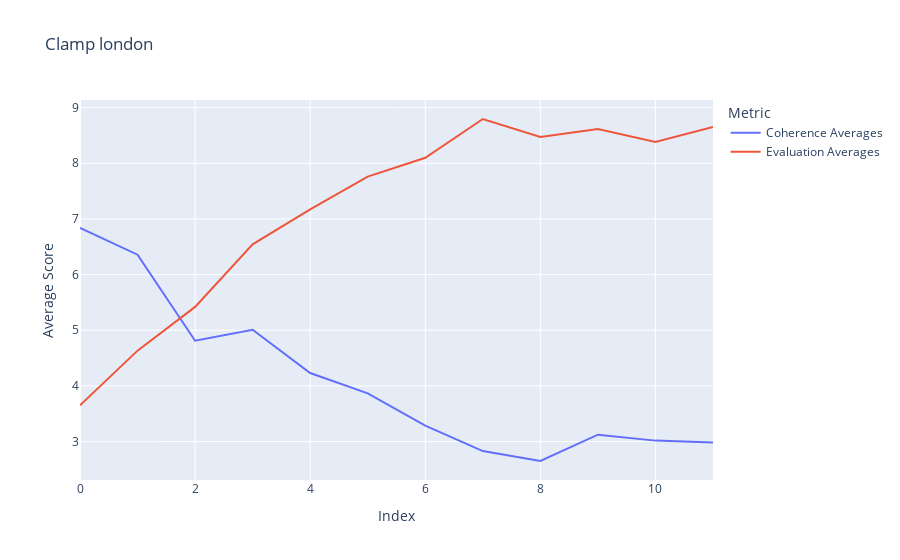

The notebook cell saved with this chart:
### Code cell
# Create a DataFrame from the data
df = pd.DataFrame({
    'index': range(len(c_coherence_averages)),
    'Coherence Averages': c_coherence_averages,
    'Evaluation Averages': c_eval_averages
})

# Melt the DataFrame to create a "long" format suitable for plotting
df_melted = df.melt(id_vars=['index'], var_name='Metric', value_name='Score')

# Create the line plot
fig = px.line(df_melted, x='index', y='Score', color='Metric',
              title=f'Clamp {steer_name}',
              labels={'index': 'Index', 'Score': 'Average Score'},
              line_shape='linear', render_mode='svg')

# Update layout for better readability
fig.update_layout(
    xaxis_title='Index',
    yaxis_title='Average Score',
    legend_title='Metric',
    font=dict(size=12)
)

# Show the plot
fig.show()

### Figure 1 — Plotly figure (JSON) as saved in the notebook; plotly's stock layout.template omitted (floating-point values rounded to 4 significant figures)
{"data": [{"hovertemplate": "Metric=Coherence Averages<br>Index=%{x}<br>Average Score=%{y}<extra></extra>", "legendgroup": "Coherence Averages", "line": {"color": "#636efa", "dash": "solid", "shape": "linear"}, "marker": {"symbol": "circle"}, "mode": "lines", "name": "Coherence Averages", "orientation": "v", "showlegend": true, "type": "scatter", "x": [0, 1, 2, 3, 4, 5, 6, 7, 8, 9, 10, 11], "xaxis": "x", "y": [6.839, 6.357, 4.812, 5.009, 4.232, 3.866, 3.286, 2.83, 2.652, 3.125, 3.018, 2.982], "yaxis": "y"}, {"hovertemplate": "Metric=Evaluation Averages<br>Index=%{x}<br>Average Score=%{y}<extra></extra>", "legendgroup": "Evaluation Averages", "line": {"color": "#EF553B", "dash": "solid", "shape": "linear"}, "marker": {"symbol": "circle"}, "mode": "lines", "name": "Evaluation Averages", "orientation": "v", "showlegend": true, "type": "scatter", "x": [0, 1, 2, 3, 4, 5, 6, 7, 8, 9, 10, 11], "xaxis": "x", "y": [3.652, 4.634, 5.42, 6.545, 7.17, 7.759, 8.098, 8.795, 8.473, 8.616, 8.384, 8.652], "yaxis": "y"}], "layout": {"font": {"size": 12}, "legend": {"title": {"text": "Metric"}, "tracegroupgap": 0}, "title": {"text": "Clamp london"}, "xaxis": {"anchor": "y", "domain": [0, 1], "title": {"text": "Index"}}, "yaxis": {"anchor": "x", "domain": [0, 1], "title": {"text": "Average Score"}}}}
